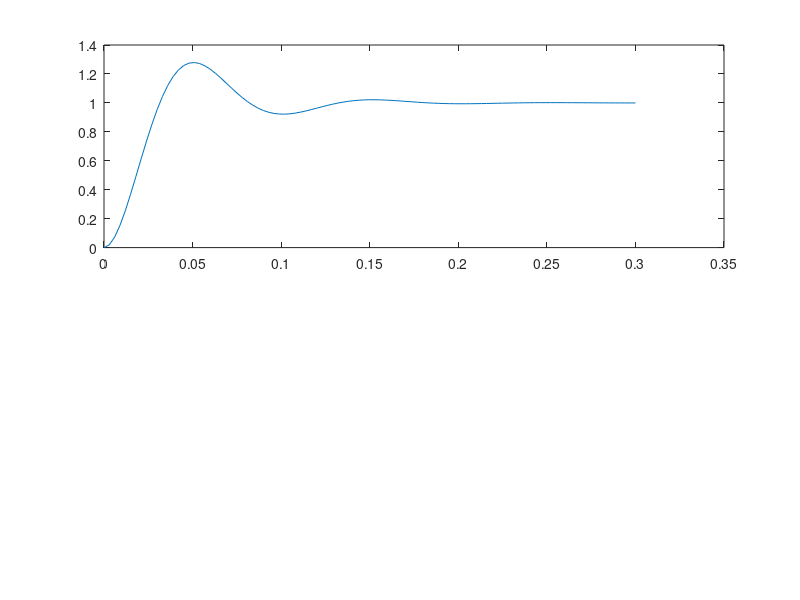

This chart was generated by the following MATLAB code: (Note: this script raises an error after producing the figure.)
clear;
clc;
num1=[4500];
deno1=[1 50.5 4500];
tf1=tf(num1,deno1);
[y1 t1]=step(tf1);
subplot(2,1,1);
plot(t1,y1);
out1=stepinfo(tf1)

num2=[4500 90000];
deno2=[1 75.5 5763 90000];
tf2=tf(num2,deno2);
[y2 t2]=step(tf2);
subplot(2,1,2);
plot(t2,y2);
out2=stepinfo(tf2)
